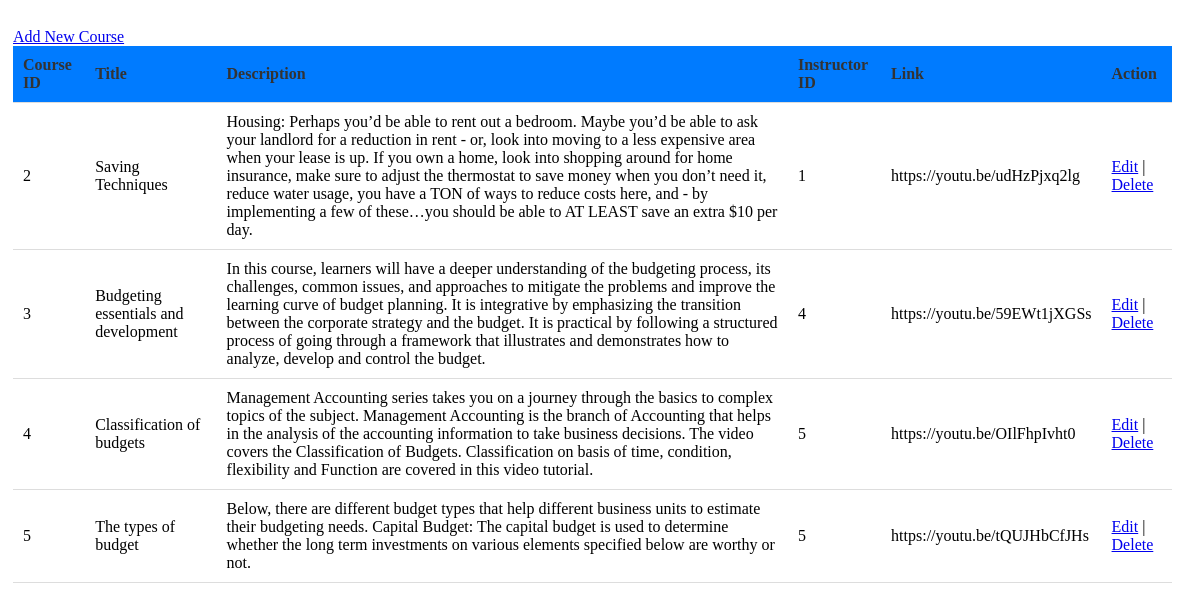
The app's page /manage_courses.php with its own data.
### tables this page shows
CREATE TABLE `courses` (
  `CourseID` int(50) NOT NULL,
  `Title` text NOT NULL,
  `Description` text NOT NULL,
  `InstructorID` int(50) NOT NULL,
  `Link` text NOT NULL
);

### manage_courses.php (the view, shortened to what this page needs)
<!DOCTYPE html>
<html lang="en">
<head>
</head>
<body>
    <div class="content" style="margin-left: -15px;">
        <a href="add_course.php">Add New Course</a>
        <table>
            <tr>
                <th>Course ID</th>
                <th>Title</th>
                <th>Description</th>
                <th>Instructor ID</th>
                <th>Link</th>
                <th>Action</th>
            </tr>
            <?php
            require_once "config.php";
            if ($conn) {
                $sql = "SELECT * FROM courses";
                $result = $conn->query($sql);
                if ($result) {
                    while ($row = $result->fetch_assoc()) {
                        echo "<tr>";
                        echo "<td>" . $row["CourseID"] . "</td>";
                        echo "<td>" . $row["Title"] . "</td>";
                        echo "<td>" . $row["Description"] . "</td>";
                        echo "<td>" . $row["InstructorID"] . "</td>";
                        echo "<td>" . $row["Link"] . "</td>";
                        echo "<td>";
                        echo "<a href='edit_course.php?id=" . $row["CourseID"] . "'>Edit</a>";
                        echo " | ";
                        echo "<a href='delete_course.php?id=" . $row["CourseID"] . "' onclick='return confirm(\"Are you sure you want to delete this course?\")'>Delete</a>";
                        echo "</td>";
                        echo "</tr>";
                    }
                } else {
                    echo "Error: " . $conn->error;
                }
            } else {
                echo "Error: Unable to connect to the database.";
            }
            ?>
        </table>
    </div>
</body>
</html>

### manage_courses.php (style rules this page uses)
.content { margin-left: 250px; padding: 20px; }
table { width: 100%; border-collapse: collapse; }
th, td { padding: 10px; border-bottom: 1px solid #ddd; text-align: left; }
th { background-color: #007bff; color: #333; }

### records on screen
courses: CourseID "2", Title "Saving Techniques", Description "Housing: Perhaps you’d be able to rent out a bedroom. Maybe you’d be able to ask your landlord for a reduction in rent - or, look into moving to a less expensive area when your lease is up. If you own a home, look into shopping around for home insurance, make sure to adjust the thermostat to save money when you don’t need it, reduce water usage, you have a TON of ways to reduce costs here, and - by implementing a few of these…you should be able to AT LEAST save an extra $10 per day.", InstructorID "1", Link "https://youtu.be/udHzPjxq2lg"
courses: CourseID "3", Title "Budgeting essentials and development", Description "In this course, learners will have a deeper understanding of the budgeting process, its challenges, common issues, and approaches to mitigate the problems and improve the learning curve of budget planning. It is integrative by emphasizing the transition between the corporate strategy and the budget. It is practical by following a structured process of going through a framework that illustrates and demonstrates how to analyze, develop and control the budget.", InstructorID "4", Link "https://youtu.be/59EWt1jXGSs"
courses: CourseID "4", Title "Classification of budgets", Description "Management Accounting series takes you on a journey through the basics to complex topics of the subject. Management Accounting is the branch of Accounting that helps in the analysis of the accounting information to take business decisions. The video covers the Classification of Budgets. Classification on basis of time, condition, flexibility and Function are covered in this video tutorial.", InstructorID "5", Link "https://youtu.be/OIlFhpIvht0"
courses: CourseID "5", Title "The types of budget", Description "Below, there are different budget types that help different business units to estimate their budgeting needs. Capital Budget: The capital budget is used to determine whether the long term investments on various elements specified below are worthy or not.", InstructorID "5", Link "https://youtu.be/tQUJHbCfJHs"
